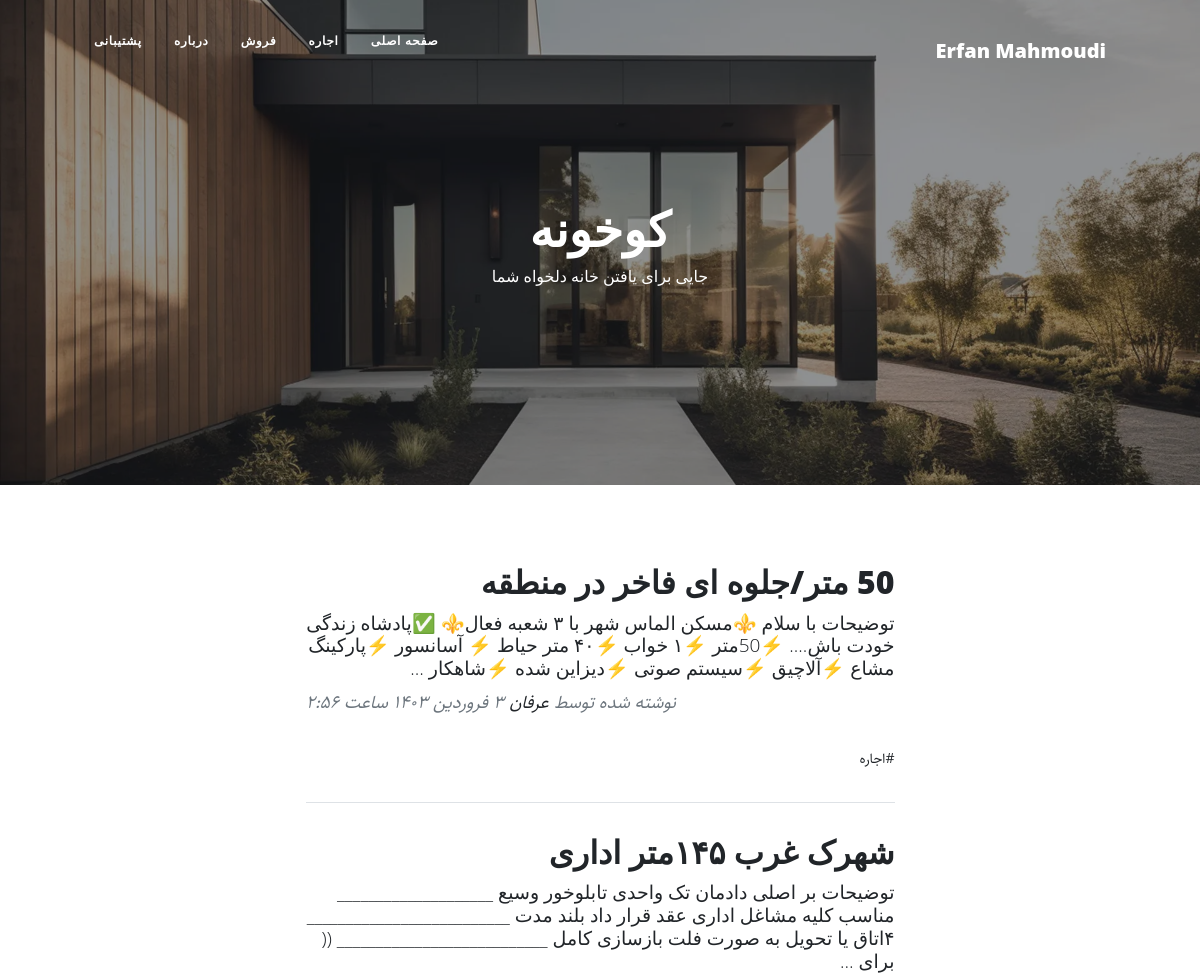
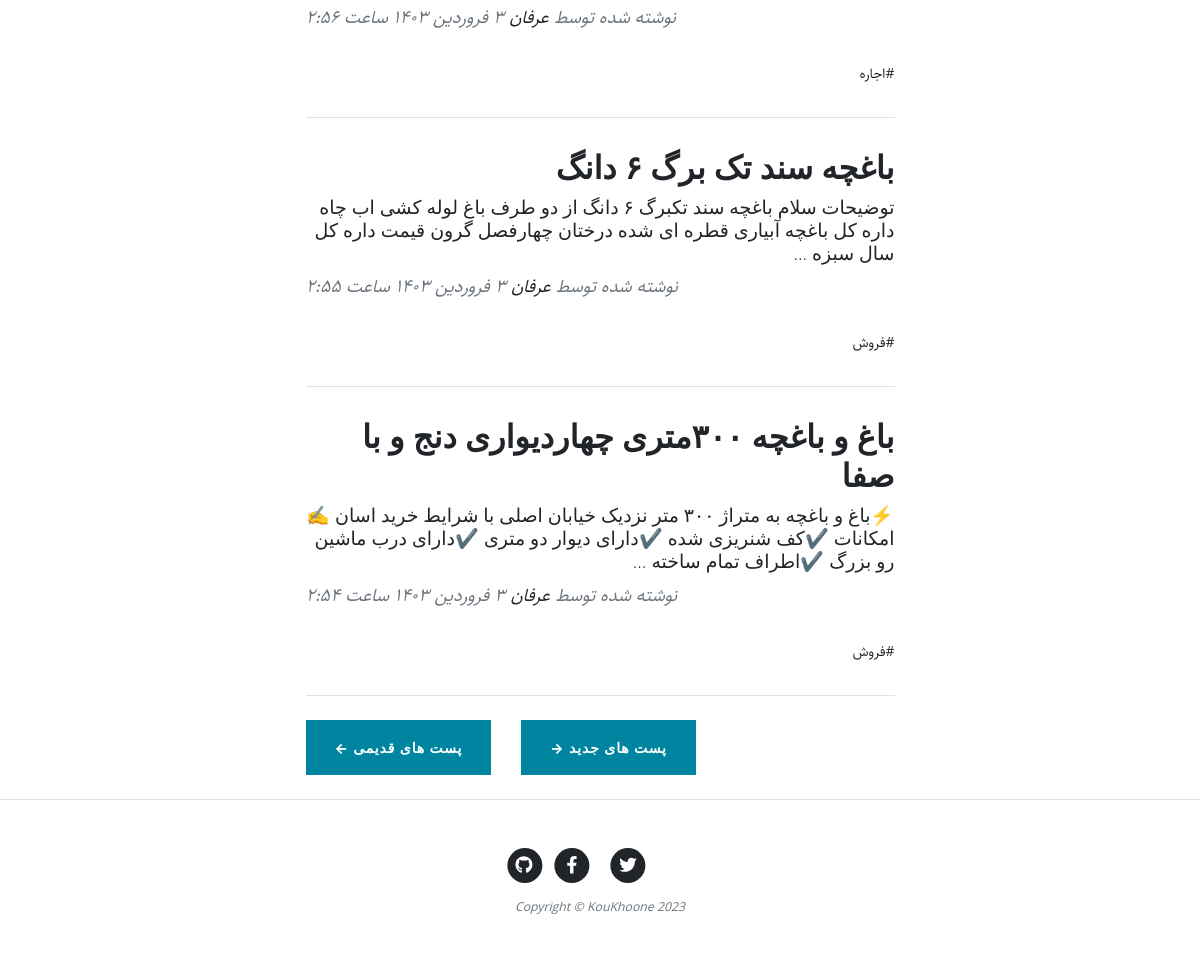
/page/2, run on the app's committed database (2 pictures, top to bottom).
### blog/models.py (models this page shows, shortened)
class category(models.Model):
    parent = models.ForeignKey('self', default = None, null = True, blank = True, on_delete = models.SET_NULL, related_name = 'children', verbose_name = "زیردسته")
    title = models.CharField(max_length= 200, verbose_name = "عنوان دسته‌بندی")
    slug = models.SlugField (max_length = 100, unique=True, verbose_name = "آدرس دسته‌بندی")
    status = models.BooleanField(default = True, verbose_name = "آیا نمایش داده شود؟")
    position = models.IntegerField(verbose_name = "پوزیشن")
    class Meta(object):
        verbose_name = "دسته‌بندی"
        verbose_name_plural = "دسته‌بندی ها"
        ordering = ['parent__id','position']
    objects = CategoryManager()

class Article(models.Model):
    STATUS_CHOICES = (
    ('d', 'پیش نویس'),
    ('p', 'منتشر شده'),
    )
    title = models.CharField(max_length= 200, verbose_name = "عنوان مقاله")
    slug = models.SlugField (max_length = 100, unique=True, verbose_name = "آدرس مقاله")
    author = models.ForeignKey(User, on_delete = models.CASCADE)
    category = models.ManyToManyField(category, verbose_name = "دسته‌بندی", related_name = "articles")
    description = models.TextField (verbose_name = "محتوا")
    thumbnail = models.ImageField (upload_to="images", verbose_name = " تصویر")
    publish = models.DateTimeField (default = timezone.now, verbose_name = "زمان انتشار")
    created = models.DateTimeField (auto_now_add = True, verbose_name = "زمان ساخت")
    updated = models.DateTimeField (auto_now = True)
    status = models.CharField (max_length = 1, choices = STATUS_CHOICES, verbose_name = "وضعیت")
    class Meta(object):
        verbose_name = "مقاله"
        verbose_name_plural = "مقاله ها"
    def jpublish(self):
        return jalali_convertor(self.publish)
    jpublish.short_description = "زمان انتشار"
    def category_published(self):
        return self.category.filter(status = True)
    objects = ArticleManager()

### blog/views.py (the view)
class ArticleList(ListView):
    template_name = "blog/home.html"
    queryset = Article.objects.filter(status="p").order_by('-publish')
    paginate_by = 4

### blog/models.py (called while the page is built)
    def active (self):
        return self.filter(status = True)

### blog/templatetags/base_tags.py (called while the page is built)
@register.simple_tag
def name():
    return "Erfan Mahmoudi"

@register.inclusion_tag("blog/partials/category_navbar.html")
def category_navbar():
    return {
            "category" : category.objects.filter(status=True)
    }

### extentions/jalali.py (called while the page is built)
    def persian_tuple(self):
        return self.persian_year, self.persian_month, self.persian_day

### extentions/utils.py (called while the page is built)
def persian_numbers_convertor(mystr):
    numbers = {
    "0" : "۰",
    "1" : "۱",
    "2" : "۲",
    "3" : "۳",
    "4" : "۴",
    "5" : "۵",
    "6" : "۶",
    "7" : "۷",
    "8" : "۸",
    "9" : "۹",
    }
    for e,p in numbers.items():
        mystr = mystr.replace(e, p)
    return mystr

def jalali_convertor(time):
    time = timezone.localtime(time)
    jmonths = ["فروردین","اردیبهشت","خرداد","تیر","مرداد","شهریور","مهر","آبان","آذر","دی","بهمن","اسفند"]
    time_to_str = "{},{},{}".format(time.year, time.month, time.day)
    time_to_tuple = jalali.Gregorian(time_to_str).persian_tuple()
    time_to_list = list (time_to_tuple)
    for index, month in enumerate(jmonths):
        if time_to_list[1] == index + 1:
            time_to_list[1] = month
            break
    output = "{} {} {} ساعت {}:{}".format(
    time_to_list[2],
    time_to_list[1],
    time_to_list[0],
    time.hour,
    time.minute,
    )
    return persian_numbers_convertor(output)

### blog/templates/blog/home.html (shortened to what this page needs)
{%extends 'blog/base.html'%}
{% load static %}
{% block main %}
<header class="masthead" style="background-image: url('{% static "blog/assets/img/Jewkes-Design_Black-Modern-House.jpg" %}')">
    <div class="container position-relative px-4 px-lg-5">
        <div class="row gx-4 gx-lg-5 justify-content-center">
            <div class="col-md-10 col-lg-8 col-xl-7">
                <div class="site-heading">
                    <h1>کوخونه</h1>
                    <span class="subheading">جایی برای یافتن خانه دلخواه شما</span>
                </div>
            </div>
        </div>
    </div>
</header>
<div class="container px-4 px-lg-5">
    <div class="row gx-4 gx-lg-5 justify-content-center">
        <div class="col-md-10 col-lg-8 col-xl-7">
            {% for article in object_list %}
            <div class="post-preview">
                <a href="{% url 'blog:detail' article.slug %}">
                    <h2 class="post-title">{{article.title}}</h2>
                    <h3 class="post-subtitle">{{article.description|truncatewords:30}}</h3>
                </a>
                <p class="post-meta">
                    نوشته شده توسط
                    <a href="#!">عرفان</a>
                    {{article.jpublish}}
                    <div class="">
                      {% for cat in article.category_published.all %}
                      <a href="{% url 'blog:category' cat.slug %}">#{{cat.title}}</a>
                      {% endfor %}
                    </div>
                </p>
            </div>
            <hr class="my-4" />
            {% endfor %}
            {% if is_paginated %}
              <div class="pager_button d-flex justify-content-end mb-4">
                {% if page_obj.has_previous %}
                  <a class="btn btn-primary margin_left_for_button" href="{% url 'blog:home' page_obj.previous_page_number %}">پست های جدید &rarr;</a>
                {% endif %}
                {% if page_obj.has_next %}
                  <a class="btn btn-primary" href="{% url 'blog:home' page_obj.next_page_number %}">پست های قدیمی &larr;</a>
                {% endif %}
              </div>
            {% endif %}
        </div>
    </div>
</div>
{% endblock %}

### blog/templates/blog/partials/category_navbar.html (shortened to what this page needs)
<div class="collapse navbar-collapse nav" id="navbarResponsive">
    <ul class="navbar-nav ms-auto py-4 py-lg-0">
        <li class="nav-item">
          <a class="nav-link px-lg-3 py-3 py-lg-4" href="{% url 'blog:home' %}">صفحه اصلی</a>
        </li>
        {% for cat in category %}
          {% if cat.parent == None %}
            <li class="nav-item">
              <a class="nav-link px-lg-3 py-3 py-lg-4" href="{% url 'blog:category' cat.slug %}">{{cat.title}}</a>
            </li>
          {% endif %}
        {% endfor %}
        <li class="nav-item"><a class="nav-link px-lg-3 py-3 py-lg-4" href="{% url 'blog:about' %}">درباره</a></li>
        <li class="nav-item"><a class="nav-link px-lg-3 py-3 py-lg-4" href="{% url 'blog:contact' %}">پشتیبانی</a></li>
    </ul>
</div>

### blog/static/blog/css/rtl.css (style rules this page uses)
body { font-family: "Sahel"; direction: rtl; text-align: right; font-size: 14px; }
.navbar-nav { margin-left: initial !important; margin-right: auto; }
.post-meta { text-align: left; }
.pager_button { float: left !important; }
header.masthead .site-heading h1 { font-size: 3rem !important; }
header.masthead .page-heading .subheading, header.masthead .site-heading .subheading { font-size: 1rem !important; }
.post-title { font-size: 32px !important; }
.post-subtitle { font-size: 19px !important; }
.margin_left_for_button { margin-left: 30px !important; }
.nav ul { padding-right: : 0; }
.nav ul li { border-bottom: none; height: 86px; line-height: :86px; font-size: 14px; display: inline-block; float: left; margin: 0 auto; }
.nav ul li a { text-decoration: none; color: #000000; display: block; transition: .3s background-color; padding:0 24px; }
.nav a { bordor-bottom:none; }

### data on the page
category: title "اجاره"
category: title "فروش"
Article: title "50 متر/جلوه ای فاخر در منطقه", description "توضیحات با سلام ⚜️مسکن الماس شهر با ۳ شعبه فعال⚜️ ✅پادشاه زندگی خودت باش.... ⚡️50متر ⚡️۱ خواب ⚡️۴۰ متر حیاط ⚡️ آسانسور ⚡️پارکینگ مشاع ⚡️آلاچیق ⚡️سیستم صوتی ⚡️دیزاین شده ⚡️شاهکار …", jpublish "۳ فروردین ۱۴۰۳ ساعت ۲:۵۶"
Article: title "شهرک غرب ۱۴۵متر اداری", description "توضیحات بر اصلی دادمان تک واحدی تابلوخور وسیع ____________________ مناسب کلیه مشاغل اداری عقد قرار داد بلند مدت __________________________ ۴اتاق یا تحویل به صورت فلت بازسازی کامل ___________________________ (( برای …", jpublish "۳ فروردین ۱۴۰۳ ساعت ۲:۵۶"
Article: title "باغچه سند تک برگ ۶ دانگ", description "توضیحات سلام باغچه سند تکبرگ ۶ دانگ از دو طرف باغ لوله کشی اب چاه داره کل باغچه آبیاری قطره ای شده درختان چهارفصل گرون قیمت داره کل سال سبزه …", jpublish "۳ فروردین ۱۴۰۳ ساعت ۲:۵۵"
Article: title "باغ و باغچه ۳۰۰متری چهاردیواری دنج و با صفا", description "⚡باغ و باغچه به متراژ ۳۰۰ متر نزدیک خیابان اصلی با شرایط خرید اسان ✍️امکانات ✔️کف شنریزی شده ✔️دارای دیوار دو متری ✔️دارای درب ماشین رو بزرگ ✔️اطراف تمام ساخته …", jpublish "۳ فروردین ۱۴۰۳ ساعت ۲:۵۴"
